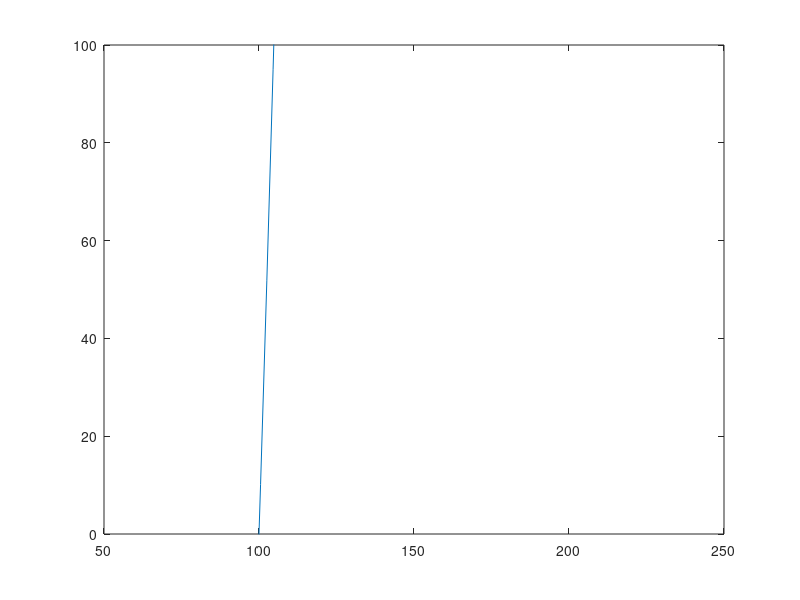

Write MATLAB code to recreate this figure. (Note: this script raises an error after producing the figure.)
% clear all
% close all
% clc
x = linspace(50,250)
% x2 = x.^2;
% p = plot(x2);linkdata on
% time = 0.2;
% pause(time);

% x2 = x*5;       refreshdata(p);pause(time);
% x2 = x.^0.5;    refreshdata(p);pause(time);
% x2 = x.^2 + 5;  refreshdata(p);pause(time);
% x2 = x.^2 + 5*x;refreshdata(p);pause(time);
% j=0;
% for i=0:0.1:5
%    x2 = j*x.^3 + i*x.^2;
%    j = j * -1 + 0.1;
%    refreshdata(p);pause(time);
% % end
% subplot(1,2,1); plot(x.^2 + x)
% % subplot(1,2,2); plot(2.^x + x)
% subplot(1,2,2); plot(x.^2 - 0.115*x.^3)
% plot(x,x.^2 - 0.115*x.^3)

% fig = figure(1);
% set(fig, 'Position', [10 10 10 10])
% figure('units','normalized','position',[.1 .1 .4 .4])

plot(x, 0.1*x - 5);
plot(x, 0.2*x.^2 - 20*x);

axis([50 250 0 100])
% axis([0 2*pi -1.5 1.5])

% bf = a*hr + b*hr^2....
bf = 0.3;
hr = 90;
a = bf/hr;
b = bf/(hr^2);
a
b

%%
syms x y
y = x*5 + 2;
double(subs(y,x,3))
%%
syms x y z a b
y = a * x
% subs({a,b},{x,y},{1,2})
subs(y,{x,a},{2,5})

%% matrices

syms a b c
M = [a b c; b c a; c a b]
M = [a b c; b c a; c a b]
M = subs(M, b, a + 1)
M = subs(M, M(1,3), a + 2)
[V,E] = eig(M)

%% trying
% stage 1; 1 var and 1 pair of coordinates
syms x1 y1 x2 y2 a b
% y1 = a*x1 + b
% b = y1 / (a*x1)
b = y1 / x1
ans = subs(b,{x1,y1},{2,5}) %double(ans)

%stage 2: 2 pairs
syms x1 y1 x2 y2 a b
% y1 = a*x1 + b
% y2 = a*x2 + b
% a = (y1 - b) / x1
% a = (y2 - b) / x2
% b = y1 / (a*x1)
% b = y2 / (a*x2)
% substitute a with a = (y1 - b) / x1
% b = y2 /(  ((y1 - b) / x1)   * x2)
% omschrijven:
% b = y2 /(  ((y1 - b) / x1)   * x2)

%poging 2
% a = (y1 - b) / x1   =   a = (y2 - b) / x2
% (y1 - b) / x1 = (y2 - b) / x2
% y1 - b = (y2 - b) / x2    * x1
% -b = (y2 - b) / x2    * x1  - y1
% b = - ((y2 - b) / x2    * x1  - y1)
%   %  - ((y2 - b) / x2 == -(y2/x2 - b/x2) = -y2/x2 + -b/x2
% b = (-y2/x2 + -b/x2)    * x1  - y1)
% b = -y2*x1/x2 + -b*x1/x2 - y1
% b - (-b*x1/x2)          = -y2*x1/x2 - y1
% b  + b*x1/x2            = -y2*x1/x2 - y1
% b * x2/x2  + b*x1/x2    = -y2*x1/x2 - y1
% b*x2/x2  + b*x1/x2  =   (b*x2 + b*x1) /x2   = -y2*x1/x2 - y1
% b*x2 + b*x1         = x2 * (-y2*x1/x2 - y1)
% b(x2 + x1)          = x2 * (-y2*x1/x2 - y1)
b = (x2 * (-y2*x1/x2 - y1))  /   (x2 + x1)

ans_b = subs(b,{y2,x2,x1,y1},{2,5,4,1})
ans_b = double(ans_b);

a = (y1 - b)
subs(a,{y1,b},{1,ans_b})


% y2 = a*x2 + b
% M = []
% subs(M, 
% [V,E] = eig(M)


%% test

syms x1 y1 x2 y2 a b z
y1 = a*x1 + b
y2 = a*x2 + b
% a = (y2 - b) / x2
z = (y2/x2 - b/x2) % z = ((y2 - b) / x2) does not work for some reason
subs(y1,a,z)

%% test2

syms a b x1 y1 x2 y2 z
% y1 = a*x1 + b
% y2 = a*x2 + b
% a = (y1-b)/x1
% a = (y2-b)/x2
ans = sym('(y1-b)/x1 = (y2-b)/x2')
% ans = sym('a + x1 == a / y1')
ans_to_b = solve(ans, b) % b = (x1*y2 - x2*y1)/(x1 - x2)
a = (y1-b)/x1
ans_to_a = subs(a,b,ans_to_b) % a = (y1 - (x1*y2 - x2*y1)/(x1 - x2))/x1
% if 2 pairs of {x,y} are known,
% a and b can be derived

%% Finally
clc
syms a b x1 y1 x2 y2 z
y1 = a*x1 + b
y2 = a*x2 + b
% b = y1 - a*x1
% b = y2 - a*x2
% b == b
comparison = sym('y1 - a*x1 = y2 - a*x2') % equation
ans_to_a = solve(comparison,a)
ans_to_b1 = subs(y1,a,ans_to_a)
% if 2 pairs of {x,y} are known,
% a and b can be derived

% % controle1:
% ans_to_b2 = subs(y2,a,ans_to_a)
% % controle2:
% % a = (y1-b)/x1 = (y2-b)/x2
% comparison2 = sym('(y1-b)/x1 = (y2-b)/x2')
% ans_to_b3 = solve(comparison,a)
% ans_to_a2 = subs(y1,b,ans_to_b3)
% % controle3:
% ans_to_a3 = subs(y2,b,ans_to_b3)


%% matrix test
syms a b x1 y1 x2 y2 z

M = [a*x1 b; a*x2 b]
% [y1 y2]
 
% M(2,2)

% [V,E] = eig(M)

%% next step: stage 3
clc
syms a b c x1 x2 x3 y1 y2 y3 a2 z

y1 = a*x1^2 + b*x1 + c
y2 = a*x2^2 + b*x2 + c
y3 = a*x3^2 + b*x3 + c

a1 = solve(y1,a) % y1 - (b*x1 + c*x1^2)
a2 = solve(y2,a) % y2 - (b*x2 + c*x2^2)
equation1 = sym(a1 == a2)
b_a1a2 = solve(equation1,b)
c_a1a2 = solve(equation1,c)

% y3_without_b = subs(y3,b,b_a1a2)
% a_without_b = solve(y3_without_b,a)
% c3 = solve(y3_without_b,c)





% a4 = subs(a1,c,c3)
% equation = sym(a == a4)
% a5 = solve(equation,a)
% 





% a1 = solve(y1,a) % y1 - (b*x1 + c*x1^2)
% a2 = solve(y2,a) % y2 - (b*x2 + c*x2^2)
% % a3 = solve(y3,a) % y3 - (b*x3 + c*x3^2)
% 
% equation1 = sym(a1 == a2)
% % equation2 = sym(a1 == a3)
% % equation3 = sym(a2 == a3)
% 
% b_a1a2 = solve(equation1,b)
% 
% y1b = subs(y1,b,b_a1a2)
% y2b = subs(y2,b,b_a1a2)
% y3b = subs(y3,b,b_a1a2)
% 
% a1 = solve(y1b,a)
% a2 = solve(y2b,a)
% a3 = solve(y3b,a)
% 
% equation2 = sym(a1 == a3)
% cxxx = solve(equation2,c)




% b_12 = solve(equation1,b)
% b_13 = solve(equation2,b)
% b_23 = solve(equation3,b)
% 
% c1 = solve(b_12,c)
% c1 = solve(b_13,c)
% c1 = solve(b_23,c)



% % % % 
% % % % y1_without_a = subs(y1,a,a2)
% % % % y2_without_a = subs(y2,a,a3)
% % % % %no y3
% % % % % y3_without_a = subs(y3,a,a1) %x2, x3
% % % % 
% % % % b1 = solve(y1_without_a,b)
% % % % b2 = solve(y2_without_a,b)
% % % % %
% % % % b3 = solve(y3,b)
% % % % 
% % % % % y1_without_ab = subs(y1_without_a,b,b1)
% % % % y2_without_ab = subs(y2_without_a,b,b3)
% % % % c1 = solve(y1_without_ab,c) % c= 0
% % % % c2 = solve(y2_without_ab,c)

% 
% equation = sym(b1 == b3)
% equation = sym(b1 == b3)
% a_alt = solve(equation,a)
% c_alt = solve(equation,c)



% y3_without_b = subs(y1,b,b3) %x2, x3
% 
% b1 = solve(y1_without_a,b)
% b2 = solve(y2_without_a,b)
% % no b3
% b3 = solve(y3_without_a,b)

% y1_without_ab = subs(y2_without_a,b,b1)
% y2_without_ab = subs(y2_without_a,b,b1)


% c1 = solve(y3_without_b,c)
% c2 = solve(y2_without_ab,c)

%% ...
syms x
f = x^3 - 15*x^2 - 24*x + 350
A = magic(3);
b = sym2poly(f)

syms a b x
f = 2*x^2 + 2*x
b = sym2poly(f)

%% xxxxxxx
clc
syms a b c x1 x2 x3 y1 y2 y3 a2 z
% f(x)...   f: y = ...
f1 = a*x1^2 + b*x1 + c % = y1
f2 = a*x2^2 + b*x2 + c % = y2
f3 = a*x3^2 + b*x3 + c % = y3

c1 = solve(f1 == y1, c) % c = y1 - a*x1^2 - b*x1
c2 = solve(f2 == y2, c)
a1 = solve(c1 == c2, a)

f3_no_a = subs(f3,a,a1)
f2_no_a = subs(f2,a,a1)

b1 = solve(f3_no_a == y3, b)
b2 = solve(f2_no_a == y2, b)
c_no_ab = solve(b1 == b2, c) % this c exist only of numbers

f1 = subs(f1,c,c_no_ab)
f2 = subs(f2,c,c_no_ab)

a1 = solve(f1 == y1, a)
a2 = solve(f2 == y2, a)
b_no_ac = solve(a1 == a2, b)

f1 = subs(f1,b,b_no_ac)
a_no_bc = solve(f1 == y1, a)

a = simplify(a_no_bc)
b = simplify(b_no_ac)
c = simplify(c_no_ab)


% a2 = solve(y2,a) % y2 - (b*x2 + c*x2^2)
% equation1 = sym(a1 == a2)
% b_a1a2 = solve(equation1,b)
% c_a1a2 = solve(equation1,c)



